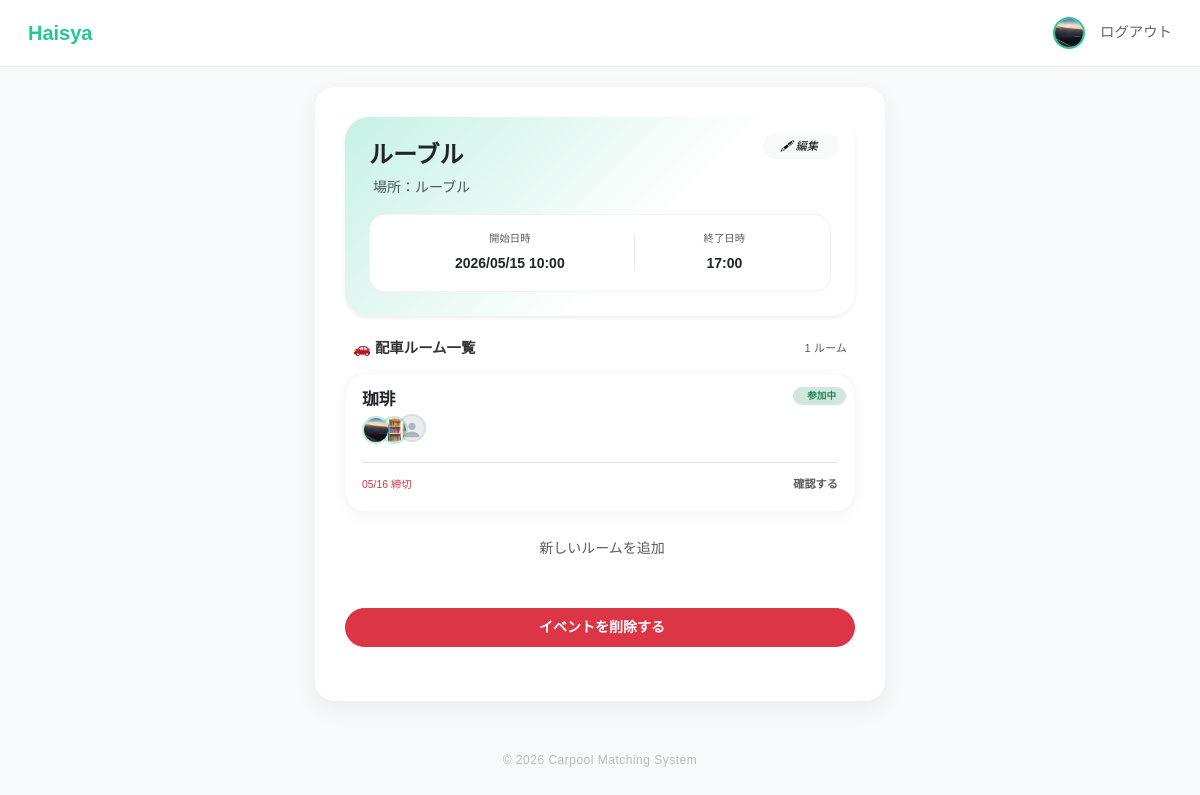
Page /events/detail/7 (signed in) on the earlier database version.
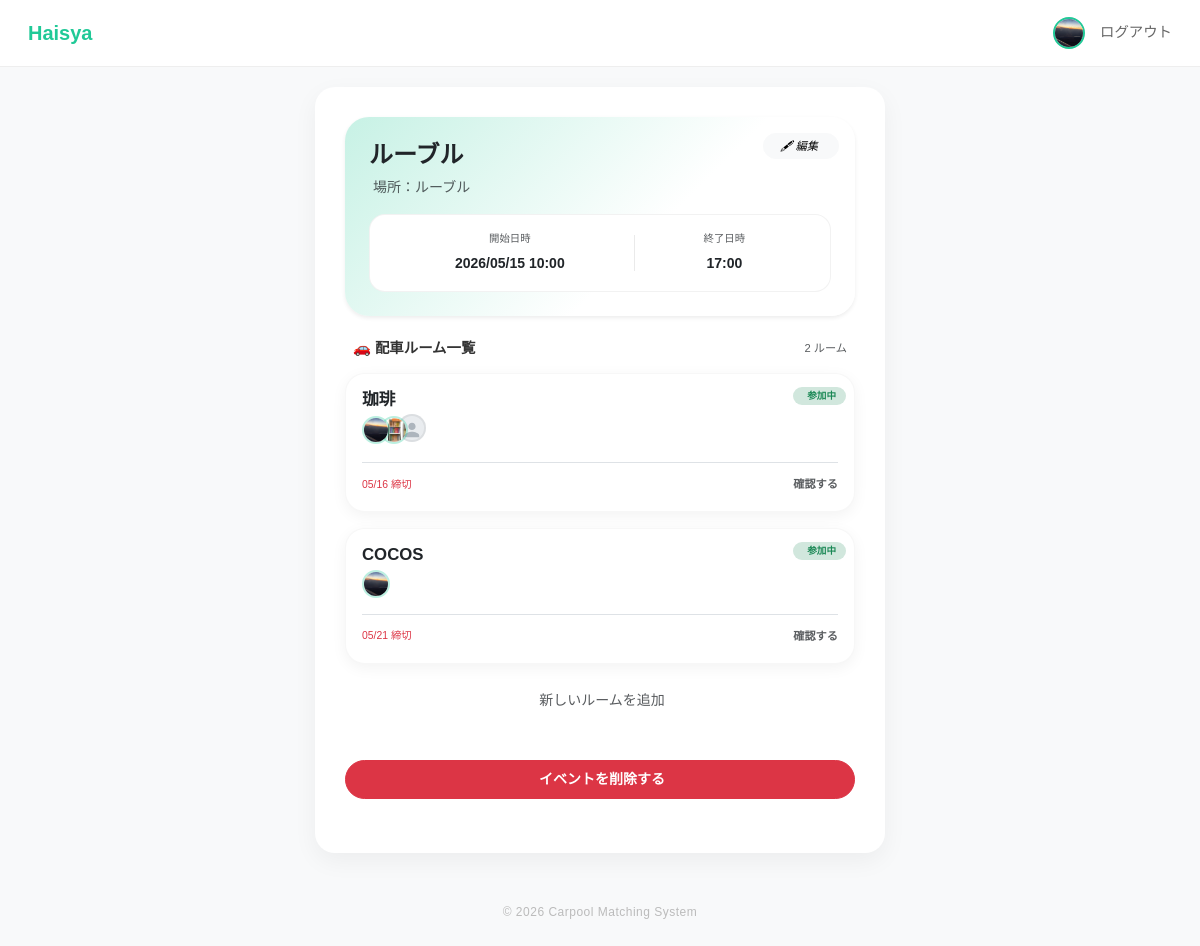
Same page on the later database version.
### app/models/user.py (models this page shows)
class User(db.Model, UserMixin):
    __tablename__ = "users"
    id = db.Column(db.Integer, primary_key=True)
    username = db.Column(db.String(50), unique=True, nullable=False)
    password = db.Column(db.String(200), nullable=False)
    display_name = db.Column(db.String(50))
    icon = db.Column(db.String(200), default="default.png")
    genre = db.Column(db.String(50))  # 所属ジャンル
    age = db.Column(db.Integer)
    line_url = db.Column(db.String(200), nullable=True)
    insta_url = db.Column(db.String(200), nullable=True)
    @property
    def name(self):
        return self.display_name or self.username

### app/models/event.py (models this page shows, shortened)
class Event(db.Model):
    __tablename__ = 'events'
    id = db.Column(db.Integer, primary_key=True)
    title = db.Column(db.String(100), nullable=False)
    group_id = db.Column(db.Integer, db.ForeignKey('groups.id'), nullable=True)
    location = db.Column(db.String(200))
    start_time = db.Column(db.DateTime, nullable=False)
    end_time = db.Column(db.DateTime)
    join_code = db.Column(db.String(10), unique=True, nullable=False)
    description = db.Column(db.Text, nullable=True)
    needs_car = db.Column(db.Boolean, default=True)
    created_by = db.Column(db.Integer, db.ForeignKey('users.id'), nullable=False)
    created_at = db.Column(db.DateTime, default=datetime.utcnow)
    creator = db.relationship("User", backref=db.backref("created_events", lazy=True))
    rooms = db.relationship(
        "Room",
        backref="event",
        lazy=True,
        cascade="all, delete-orphan"
    )

### app/models/room.py (models this page shows, shortened)
class Room(db.Model):
    __tablename__ = "rooms"
    id = db.Column(db.Integer, primary_key=True)
    name = db.Column(db.String(200), nullable=False)
    description = db.Column(db.Text)
    sections = db.Column(db.Integer, default=1)
    event_id = db.Column(db.Integer, db.ForeignKey("events.id"), nullable=False)
    created_by = db.Column(db.Integer, db.ForeignKey("users.id"), nullable=False)
    deadline = db.Column(db.DateTime)
    matching_method = db.Column(db.String(50), default="default")
    created_at = db.Column(db.DateTime, default=datetime.utcnow)
    entries = db.relationship("Entry", backref="room", lazy=True, cascade="all, delete-orphan")

### app/models/entry.py (models this page shows, shortened)
class Entry(db.Model):
    __tablename__ = "entries"
    id = db.Column(db.Integer, primary_key=True)
    user_id = db.Column(db.Integer, db.ForeignKey("users.id"), nullable=False)
    room_id = db.Column(db.Integer, db.ForeignKey("rooms.id"), nullable=False)
    has_car = db.Column(db.Boolean, default=False)
    capacity = db.Column(db.Integer, default=0)
    has_rehersal = db.Column(db.Boolean, default=False) # ← これを追加しました
    schedule_id = db.Column(db.String(50))
    prefer_with = db.Column(db.String(200))
    avoid_with = db.Column(db.String(200))
    early_leave = db.Column(db.Boolean, default=False)
    created_at = db.Column(db.DateTime, default=datetime.utcnow)
    user = db.relationship("User", backref=db.backref("entries", lazy=True))

### app/events/routes.py (the view)
@events_bp.route('/detail/<int:event_id>')
@login_required
def event_detail(event_id):
    event = Event.query.get_or_404(event_id)
    joined_room_ids = [
        entry.room_id for entry in Entry.query.filter_by(user_id=current_user.id).all()
    ]
    is_admin = False
    if event.group_id:
        membership = GroupMember.query.filter_by(
            group_id=event.group_id,
            user_id=current_user.id,
            role='admin'
        ).first()
        is_admin = membership is not None
    return render_template('event_detail.html',
                           event=event,
                           joined_room_ids=joined_room_ids,
                           is_admin=is_admin)

### app/models/user.py (called while the page is built)
@login_manager.user_loader
def load_user(user_id):
    return User.query.get(int(user_id))

### app/templates/event_detail.html (shortened to what this page needs)
{% extends "layout.html" %}
{% block content %}
{% from 'macros/avatar.html' import avatar %}
<div class="main-card border-0 shadow-sm mb-4 p-4 position-relative" style="border-radius: 24px; background: linear-gradient(135deg, {{ (event.group.color ~ '40') if event.group else '#ffffff' }} 0%, white 60%);">
    {% if event.created_by == current_user.id or is_admin %}
    <button type="button" class="btn btn-light btn-sm rounded-pill px-3 position-absolute top-0 end-0 mt-3 me-3"
            style="font-size: 0.7rem;" data-bs-toggle="modal" data-bs-target="#editEventModal">
        <i class="bi bi-pencil me-1">🖋 編集</i>
    </button>
    {% endif %}
    <div class="mb-3">
        <h2 class="fw-bold h4 mb-2 text-dark">{{ event.title }}</h2>
        <p class="text-muted mb-0 small">
             場所：{{ event.location or "未指定" }}
        </p>
    </div>
    <div class="bg-white rounded-4 p-3 d-flex justify-content-around text-center border" style="border-color: rgba(0,0,0,0.05) !important;">
        <div class="flex-grow-1">
            <small class="text-muted d-block mb-1" style="font-size: 0.65rem;">開始日時</small>
            <span class="fw-bold text-dark small">{{ event.start_time.strftime('%Y/%m/%d %H:%M') }}</span>
        </div>
        <div class="flex-grow-1">
            <small class="text-muted d-block mb-1" style="font-size: 0.65rem;">終了日時</small>
            <span class="fw-bold text-dark small">
                {{ event.end_time.strftime('%H:%M') if event.end_time else '--:--' }}
            </span>
        </div>
    </div>
</div>
{% if event.needs_car %}
    <div class="px-2 mb-3 d-flex justify-content-between align-items-center">
        <h6 class="fw-bold mb-0" style="font-size: 0.9rem;">🚗 配車ルーム一覧</h6>
        <span class="text-muted" style="font-size: 0.7rem;">{{ event.rooms|length }} ルーム</span>
    </div>
    {% if event.rooms %}
        <div class="d-flex flex-column gap-3 mb-4">
            {% for room in event.rooms %}
            <div class="room-card position-relative overflow-hidden p-3">
                <div class="position-absolute top-0 end-0 mt-2 me-2">
                    {% if room.id in joined_room_ids %}
                        <span class="badge rounded-pill bg-success-subtle text-success border-0" style="font-size: 0.6rem; padding: 4px 10px;">
                            参加中
                        </span>
                    {% endif %}
                </div>
                <div class="d-flex justify-content-between align-items-start">
                    <div class="flex-grow-1">
                        <div class="text-dark pe-5 mb-1">
                            <div class="fw-bold" style="font-size: 1.05rem; line-height: 1.2;">
                                {{ room.name }}
                            </div>
                        </div>
                        <div class="d-flex align-items-center me-2">
                            {% for entry in room.entries[:4] %}
                            <div style="{% if not loop.first %}margin-left: -10px;{% endif %}
                                        position: relative; z-index: {{ loop.revindex }};">
                                {{ avatar(entry.user, size=28) }}
                            </div>
                            {% endfor %}
                        </div>
                    </div>
                </div>
                <div class="mt-3 pt-2 border-top d-flex justify-content-between align-items-center">
                    <div class="small">
                        {% if room.deadline %}
                            <span class="text-danger" style="font-size: 0.65rem;">
                                 {{ room.deadline.strftime('%m/%d 締切') }}
                            </span>
                        {% else %}
                            <span class="text-muted" style="font-size: 0.65rem;">常時募集中</span>
                        {% endif %}
                    </div>
                    <a href="{{ url_for('rooms.room_detail', room_id=room.id) }}" class="text-decoration-none">
                        {% if room.id in joined_room_ids %}
                            <span class="text-muted fw-bold" style="font-size: 0.7rem;">
                                確認する
                            </span>
                        {% else %}
                            <span class="text-walica fw-bold" style="font-size: 0.7rem;">
                                参加する <i class="bi bi-chevron-right"></i>
                            </span>
                        {% endif %}
                    </a>
                </div>
            </div>
            {% endfor %}
        </div>
        <div class="text-center mb-5">
            <a href="{{ url_for('rooms.create_room', event_id=event.id) }}" class="text-muted small text-decoration-none hover-opacity">
                 新しいルームを追加
            </a>
        </div>
    {% endif %}
{% endif %}
{% if event.created_by == current_user.id or is_admin %}
<form action="{{ url_for('events.delete_event', event_id=event.id) }}" method="POST" class="mb-4"
    onsubmit="return confirm('イベント「{{ event.title }}」を削除しますか？\nルームと参加者データもすべて削除されます。')">
    <button type="submit" class="btn btn-danger btn-sm w-100 rounded-pill py-2 fw-bold">
         イベントを削除する
    </button>
</form>
{% endif %}
{% endblock %}

### app/templates/layout.html (shortened to what this page needs)
<!DOCTYPE html>
<html lang="ja">
<head>
    <link href="https://cdn.jsdelivr.net/npm/bootstrap@5.3.3/dist/css/bootstrap.min.css" rel="stylesheet">
    <link rel="stylesheet" href="{{ url_for('static', filename='main.css') }}">
</head>
<body>
<nav class="navbar navbar-walica sticky-top">
    <div class="container-fluid d-flex align-items-center">
        <a class="navbar-brand" href="/">Haisya</a>
        <div class="ms-auto d-flex align-items-center">
            {% if current_user.is_authenticated %}
                <a href="{{ url_for('profile.edit') }}" class="text-decoration-none ms-3">
                    {% set has_icon = current_user.icon and current_user.icon != 'default.png' %}
                    {% if has_icon %}
                    <img src="{{ url_for('static', filename=current_user.icon) }}"
                        alt="プロフィール"
                        class="rounded-circle"
                        style="width: 32px; height: 32px; object-fit: cover;
                                border: 2px solid var(--walica-green);">
                    {% endif %}
                </a>
                <a href="/logout" class="nav-link-custom">ログアウト</a>
            {% else %}
                <a href="/login" class="nav-link-custom">ログイン</a>
                <a href="/register" class="btn btn-walica-reverce ms-3 py-1 px-3" style="font-size:0.85rem;">新規登録</a>
            {% endif %}
        </div>
    </div>
</nav>
<div class="main-container">
    <div class="main-card">
        {% block content %}{% endblock %}
    </div>
    <footer>
        &copy; 2026 Carpool Matching System
    </footer>
</div>
</body>
</html>

### app/templates/macros/avatar.html (shortened to what this page needs)
{% macro avatar(user, size=42, is_admin=false) %}
{% set has_icon = user.icon and user.icon != 'default.png' %}
<div class="position-relative d-inline-block flex-shrink-0">
    {% if has_icon %}
    <img src="{{ url_for('static', filename=user.icon) }}"
         alt="{{ user.name }}"
         class="rounded-circle"
         style="width: {{ size }}px; height: {{ size }}px;
                object-fit: cover;
                border: 2px solid rgba(32,201,151,0.3);">
    {% else %}
    <div class="rounded-circle d-flex align-items-center justify-content-center"
         style="width: {{ size }}px; height: {{ size }}px;
                background: #e9ecef;
                border: 2px solid rgba(0,0,0,0.06);
                overflow: hidden;">
        <svg xmlns="http://www.w3.org/2000/svg"
             viewBox="0 0 24 24"
             style="width: {{ (size * 0.65) | int }}px;
                    height: {{ (size * 0.65) | int }}px;
                    margin-top: {{ (size * 0.15) | int }}px;"
             fill="#adb5bd">
            <path d="M12 12c2.7 0 4.8-2.1 4.8-4.8S14.7 2.4 12 2.4 7.2 4.5 7.2 7.2 9.3 12 12 12zm0 2.4c-3.2 0-9.6 1.6-9.6 4.8v2.4h19.2v-2.4c0-3.2-6.4-4.8-9.6-4.8z"/>
        </svg>
    </div>
    {% endif %}
</div>
{% endmacro %}

### app/static/main.css (style rules this page uses)
:root { --main-color: #eeeeee; --bg-color: white; }
.room-card { border: var(--main-color); border-radius:16px; transition:0.2s; }

### app/templates/layout.html (style rules this page uses)
:root { --walica-green: #20c997; --bg-color: #f8f9fa; --text-dark: #333333; }
body { background-color: var(--bg-color); font-family: 'Noto Sans JP', sans-serif; color: var(--text-dark); }
.navbar-walica { background-color: white; border-bottom: 1px solid #eee; padding: 0.8rem 1rem; }
.navbar-brand { font-weight: 700; color: var(--walica-green) !important; font-size: 1.25rem; }
.main-container { max-width: 600px; margin: 20px auto; padding: 0 15px; }
.main-card { background: white; border-radius: 20px; padding: 30px; box-shadow: 0 8px 24px rgba(0, 0, 0, 0.05); border: none; }
.nav-link-custom { color: #666; text-decoration: none; font-size: 0.9rem; margin-left: 15px; }
footer { color: #bbb; margin: 50px 0 30px; text-align: center; font-size: 12px; letter-spacing: 0.5px; }

### app/templates/event_detail.html (style rules this page uses)
:root { --walica-green: #20c997; }
.room-card { background: white; border-radius: 20px; box-shadow: 0 4px 15px rgba(0,0,0,0.05); border: 1px solid rgba(0,0,0,0.03); transition: transform 0.15s ease; }

Differences in the rows shown:
added Room: shows "参加中", name "COCOS", deadline "05/21 締切", shows "確認する"
added Entry: icon (picture), shown under "COCOS"
Other differences:
{{ event.rooms|length }}: "1" → "2"
